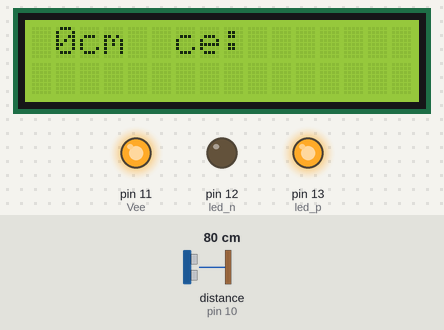
Bench run of a sketch on a simulated Arduino Uno, built with avr-gcc and run on an emulated ATmega328P. Parts: 16×2 character LCD, output pins drawn as LEDs (lit = HIGH). Wiring (inferred from the names in the program): ultrasonic range finder: trigger pin 9; echo pin 10. The inputs (shaded band) are chosen by the test bench; at power-on: distance to the obstacle (sensor on pin 10) 80 cm. The echo pulse lasts 58.3 µs per cm; pins used as bus, display or sensor lines are not drawn; what the sketch prints to the serial monitor is not drawn.

Above: at 11.1 s.
11.2 s: distance to the obstacle (sensor on pin 10) set to 34 cm
17.2 s: distance to the obstacle (sensor on pin 10) set to 27 cm
At 22.7 s:
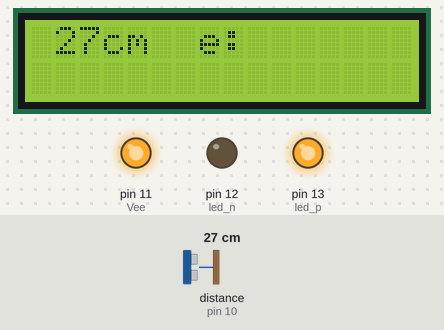
23.0 s: distance to the obstacle (sensor on pin 10) set to 2 cm
At 28.2 s:
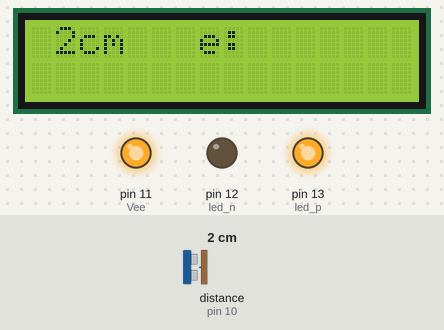
Timing chart, 0 to 29.7 s (numbered marks = the images above; inputs shaded):
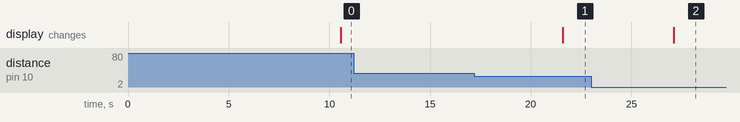

Measured:
- the behaviour switches between 31 and 30 cm on distance to the obstacle (sensor on pin 10) (found by bisection; images 0 and 1)
- after the input at 11.2 s, every drawn part: stays the same
- after the input at 17.2 s, the display: changes after 4.4 s (image 1)
- after the input at 23.0 s, the display: changes after 4.1 s (image 2)

The sketch:

ardino_code.ino
```cpp
#include <NewPing.h>
#include <LiquidCrystal.h> // includes the LiquidCrystal Library
LiquidCrystal lcd(3, 4, 5, 6, 7, 8); // Creates an LCD object. Parameters: (rs, enable, d4, d5, d6, d7)
#define SSID "KALAIVANI S2"   // SSID
#define PASS "ponnis@123"      // Network Password
#define MAX_DISTANCE 30
#define HOST "139.59.94.239"  // Webhost

char data;
const int trigPin = 9;
const int echoPin = 10;
int led_p=13;
int led_n=12;
int Vee=11;
NewPing sonar(trigPin, echoPin, MAX_DISTANCE);
long duration;
int distanceCm, distanceInch;
void setup()
{
    lcd.begin(16, 2);
    pinMode(led_p, OUTPUT);
  pinMode(led_n, OUTPUT);
  pinMode(Vee, OUTPUT);
  digitalWrite(Vee,HIGH);
  digitalWrite(led_p,HIGH);
  digitalWrite(led_n,LOW);
  pinMode(trigPin, OUTPUT);
  pinMode(echoPin, INPUT);
  Serial.begin(115200);
  lcd.clear();
  lcd.setCursor(0,0);
  lcd.print("Distance: ");
  Serial.println("AT");
  delay(5000);
  if (Serial.available()>0)
  {
    if(connectWiFi()==true)
    {
      Serial.println("wifi connected successfully");
    }
  }
}


void loop() {
 digitalWrite(trigPin, LOW);
delayMicroseconds(2);
digitalWrite(trigPin, HIGH);
delayMicroseconds(10);
digitalWrite(trigPin, LOW);
duration = pulseIn(echoPin, HIGH);
distanceCm= duration*0.034/2;
distanceInch = duration*0.0133/2;
lcd.setCursor(0,0); // Sets the location at which subsequent text written to the LCD will be displayed
//lcd.print("Distance: "); // Prints string "Distance" on the LCD
//lcd.print(distanceCm); // Prints the distance value from the sensor
//lcd.print(" cm");
//delay(10);
//lcd.setCursor(0,1);
//lcd.print("Distance: ");
//lcd.print(distanceInch);
//lcd.print(" inch");
//delay(10);

sendData(String(distanceCm),String(529568));
delay(1000);
delay(500);
  unsigned int uS = sonar.ping();

  lcd.print(" ");
  lcd.print(sonar.convert_cm(uS)); // Convert ping time to distance in cm and print result (0 = outside set distance range)
  lcd.println("cm");
lcd.setCursor(0,0);

if (uS == 0 && digitalRead(echoPin) == HIGH)

{
    lcd.setCursor(1,1);

    pinMode(echoPin, OUTPUT);
    digitalWrite(echoPin, LOW);
      lcd.print("clear dustbin");

    lcd.setCursor(0,0);
    delay(100);
    pinMode(echoPin, INPUT);
  }
}


void sendData(String uss, String code) {

  Serial.println("webhost...");
  // Set up TCP connection.
  String cmd = "AT+CIPSTART=\"TCP\",\"";
  cmd += HOST;
  cmd += "\",80";
  Serial.println(cmd);
  delay(2000);
  // Send data.
  cmd = "GET /data.php?l=";
  cmd += uss;
  cmd += "&code=";
  cmd += code;
  cmd += " HTTP/1.1\r\nHost: ";
  cmd += HOST;
  cmd += "\r\n\r\n\r\n";
  Serial.print("AT+CIPSEND=");
  Serial.println(cmd.length());
  //Serial.println("Webhost Send");
  if (Serial.find(">")) {
    Serial.print(cmd);
  }
  delay(1000);
  Serial.println("AT+CIPCLOSE");
}


boolean connectWiFi() {
  Serial.println("AT+CWMODE=3");
  delay(2000);
  String cmd = "AT+CWJAP=\"";
  cmd += SSID;
  cmd += "\",\"";
  cmd += PASS;
  cmd += "\"";
  Serial.println(cmd);
  delay(5000);
  if (Serial.find("OK")) {
    return true;
  }
  else {
    return false;
  }
}
```
